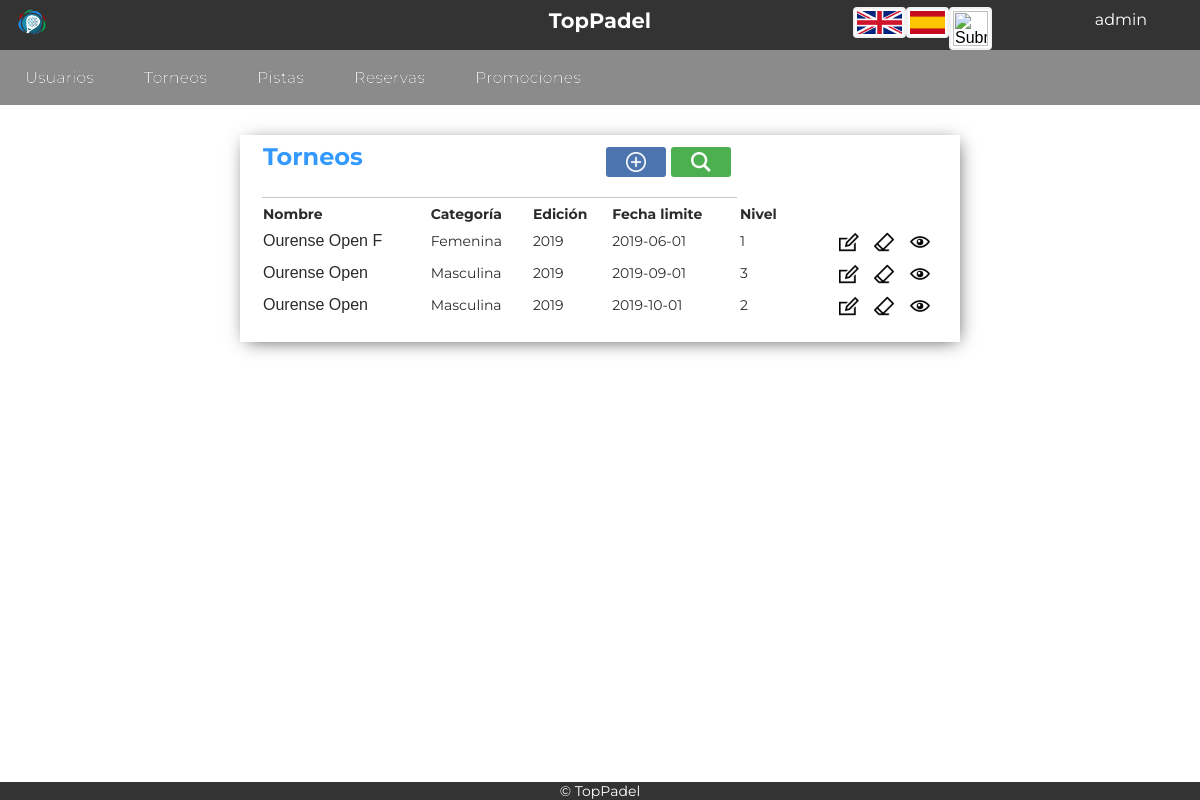
The page /Controllers/Torneos_Controller.php (signed in) on the database as committed earlier.
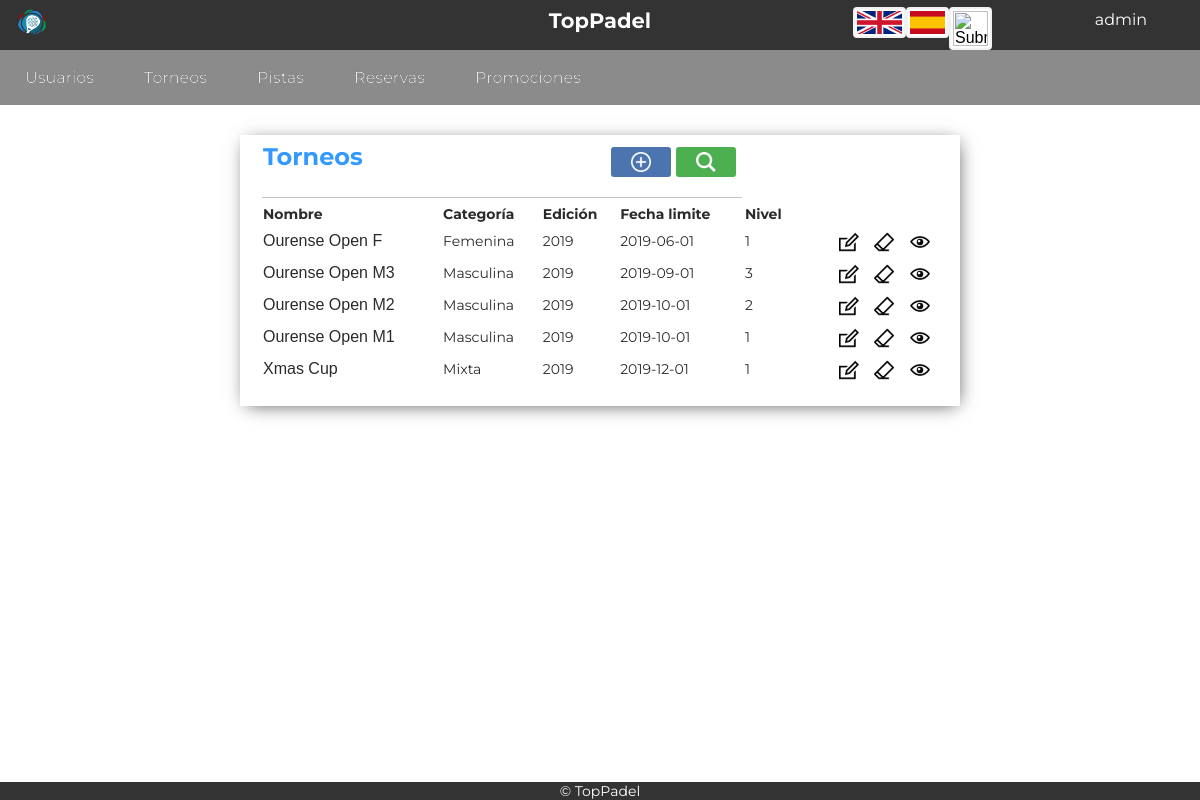
The same page on the database as committed later.
### tables this page shows
CREATE TABLE `torneo` (
  `ID_Torneo` tinyint(5) NOT NULL,
  `nombre` varchar(45) NOT NULL,
  `categoria` varchar(15) NOT NULL,
  `fecha` date NOT NULL,
  `edicion` int(5) NOT NULL,
  `nivel` int(5) NOT NULL
);

### Models/Torneos_Model.php (called while the page is built, shortened)
<?php
class Torneos_Model{
	var $ID_Torneo;
	var $nombre;
	var $categoria;
	var $edicion;
	var $fecha;
	var $nivel;
	function __construct ($ID_Torneo,$nombre,$categoria,$edicion,$fecha,$nivel){
		$this -> ID_Torneo = $ID_Torneo;
		$this -> nombre = $nombre;
		$this -> categoria = $categoria;
		$this -> edicion = $edicion;
		$this -> fecha = $fecha;
		$this -> nivel = $nivel;
		include_once 'Access_DB.php';
		$this->mysqli = ConnectDB();
		}
function search(){
	     $sql = "SELECT *
       			FROM torneo
    			WHERE
    				(
    				(`ID_Torneo` LIKE '%$this->ID_Torneo%') &&
	 				(`nombre` LIKE '%$this->nombre%') &&
					(`categoria` LIKE '%$this->categoria%') &&
					(`edicion` LIKE '%$this->edicion%') &&
					(`fecha` LIKE '%$this->fecha%') &&
					(`nivel` LIKE '%$this->nivel%')
    				)
					order by fecha";
    if (!($resultado = $this->mysqli->query($sql))){
		return 'Error en la búsqueda';
	}
    else{
		return $resultado;
	}
}
}
?>

### Models/Access_DB.php (called while the page is built)
<?php
function ConnectDB()
{
    $mysqli = new mysqli("localhost", "todolist", "todolist", "todolist");
	if ($mysqli->connect_errno) {
		include './MESSAGE.php';
		new MESSAGE("Fallo al conectar a MySQL: (" . $mysqli->connect_errno . ") " . $mysqli->connect_error, './index.php');
		return false;
	}
	else{
		return $mysqli;
	}
}
?>

### Views/Torneos_SHOWALL_Admin_View.php (the view, shortened to what this page needs)
<?php
include_once '../Views/Header.php';
 class Torneos_SHOWALL_Admin{
	var $datos;
	function __construct($datos,$enlace){
		$this -> datos = $datos;
		$this -> mostrar();
	}
	function mostrar(){
?>
	<div class="showall">
		<table class="showAllUsers">
			<tr><th class="title" colspan="4"><?php echo $strings['Torneos']; ?>
			<form class="tableActions" action="../Controllers/Torneos_Controller.php" method="">
			<button class="buscar-little" name="action" value="Confirmar_SEARCH1" type="submit"></button>
			<button class="anadir-little"  name="action" value="Confirmar_ADD" type="submit"></button>
			</form></th></tr>
			<tr>
				<th><?php echo $strings['Nombre']; ?></th>
				<th><?php echo $strings['Categoria']; ?></th>
				<th><?php echo $strings['Edicion']; ?></th>
				<th><?php echo $strings['Fecha limite']; ?></th>
				<th><?php echo $strings['Nivel']; ?></th>
				<th></th>
			</tr>
		<?php
			while($fila = $this ->datos->fetch_array()){
		?>
			<tr>
				<form action="../Controllers/Torneos_Controller.php" method="post" name="action" >
					<td><button title =	"<?php echo $strings['Pulsa para ver partidos']; ?>"
						class="tarea" name="action" value="Confirmar_SHOWTORNEO"><?php echo $fila['nombre']; ?></button></td>
					<td><?php if($fila['categoria'] == 'Masculina')
								echo $strings['Masculina'];
							else if($fila['categoria'] == 'Femenina')
								echo $strings['Femenina'];
							else echo $strings['Mixta'];
							?></td>
					<td><?php echo $fila['edicion']; ?></td>
					<td><?php echo $fila['fecha']; ?></td>
					<td><?php echo $fila['nivel']; ?></td>
					<td style="text-align:right">
						<button class="editar" name="action" value="Confirmar_EDIT" type="submit"></button>
						<button class="borrar" name="action" value="Confirmar_DELETE1" type="submit"></button>
						<button class="add" name="action" value="Confirmar_SHOWCURRENT" type="submit"></button>
					</td>
				</form>
			</tr>
		<?php
			}
		?>
		</table>
	</div>
<?php
    }
}
?>
<footer>
	<?php include '../Views/Footer.php'; ?>
</footer>

Rows that differ between the two databases and show on the page:
changed torneo: nombre "Ourense Open" → "Ourense Open M3"
changed torneo: nombre "Ourense Open" → "Ourense Open M2"
added torneo: nombre "Ourense Open M1", edicion "2019", fecha "2019-10-01", nivel "1"
added torneo: nombre "Xmas Cup", edicion "2019", fecha "2019-12-01", nivel "1"
